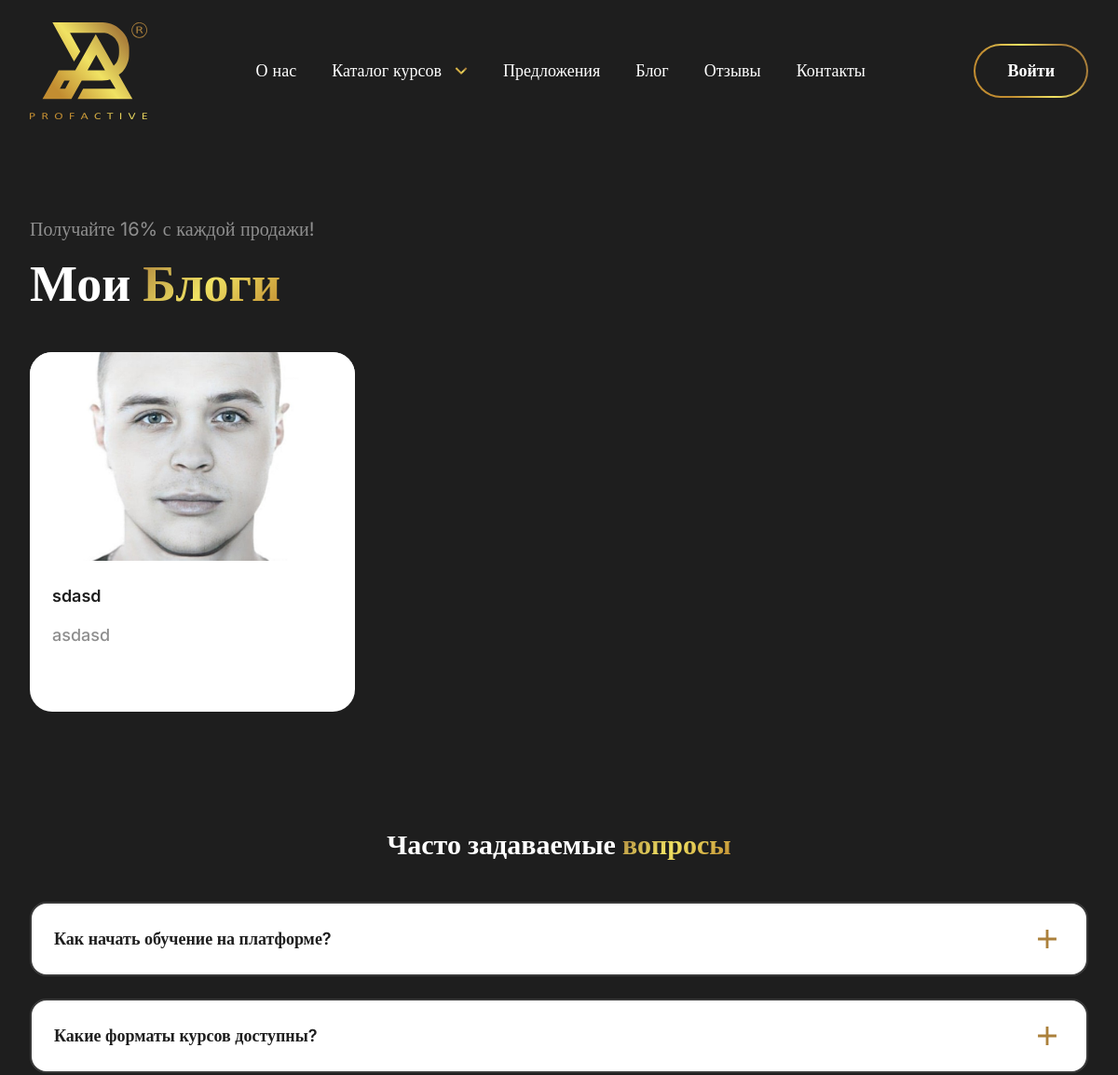
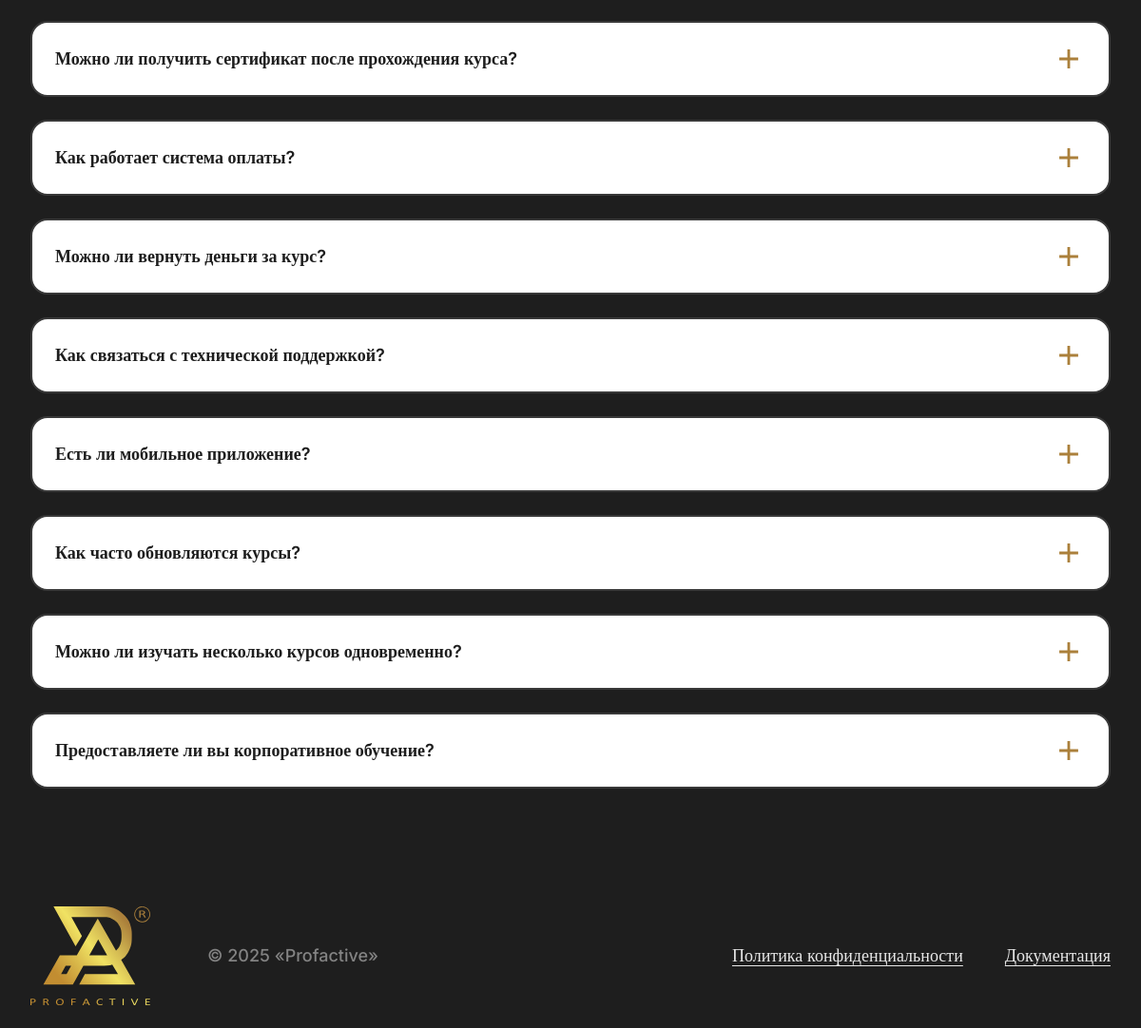
Screenshot of /blog/ with the database file from the repository (2 pictures, top to bottom).
### apps/website/models.py (models this page shows, shortened)
class Blog(models.Model):
    title = models.CharField(
        max_length=200,
        verbose_name="Заголовок",
        help_text="Заголовок блога"
    )
    description = models.TextField(
        verbose_name="Описание",
        help_text="Описание блога"
    )
    image = models.ImageField(
        upload_to='blog/',
        verbose_name="Изображение",
        help_text="Изображение для блога"
    )
    is_active = models.BooleanField(
        default=True,
        verbose_name="Активен",
        help_text="Активен ли блог"
    )
    created_at = models.DateTimeField(
        auto_now_add=True,
        verbose_name="Дата создания"
    )
    updated_at = models.DateTimeField(
        auto_now=True,
        verbose_name="Дата обновления"
    )
    class Meta:
        verbose_name = "Блог"
        verbose_name_plural = "3. Блоги"
        ordering = ['-created_at']

class FAQ(models.Model):
    question = models.CharField(
        max_length=500,
        verbose_name="Вопрос",
        help_text="FAQ вопрос"
    )
    answer = models.TextField(
        verbose_name="Ответ",
        help_text="FAQ ответ"
    )
    category = models.CharField(
        max_length=100,
        verbose_name="Категория",
        help_text="FAQ категория",
        blank=True,
        null=True
    )
    is_active = models.BooleanField(
        default=True,
        verbose_name="Активен",
        help_text="Активен ли FAQ"
    )
    order = models.PositiveIntegerField(
        default=0,
        verbose_name="Порядок",
        help_text="Порядок отображения"
    )
    created_at = models.DateTimeField(
        auto_now_add=True,
        verbose_name="Дата создания"
    )
    updated_at = models.DateTimeField(
        auto_now=True,
        verbose_name="Дата обновления"
    )
    class Meta:
        verbose_name = "FAQ"
        verbose_name_plural = "1. FAQ"
        ordering = ['order', 'created_at']

### apps/website/views.py (the view)
# urls.py: path('blog/', views.blog, name='blog'),
def blog(request):
    blogs = Blog.objects.filter(is_active=True).order_by('-created_at')
    context = {
        'blogs': blogs,
    }
    return render(request, 'blog.html', context)

### apps/website/context_processors.py (called while the page is built)
def faq_context(request):
    return {
        'faqs': FAQ.objects.filter(is_active=True).order_by('order', 'created_at')
    }

### templates/blog.html (shortened to what this page needs)
{% extends 'base.html' %}
{% load static %}
{% block content %}
<section class="mb-12 md:mb-20 lg:mb-31 lg:pt-20">
  <div>
    <div class="mb-5 md:mb-8 lg:mb-11" data-aos="fade-up">
      <p class="text-white/50 lg:text-xl mb-3.5">
        Получайте 16% с каждой продажи! </p>
      <h2 class=" text-2xl md:text-4xl lg:text-[54px]">
        Мои
        <span class="text-gradient-display"> Блоги</span>
      </h2>
    </div>
    <div x-data="showMore(6)">
      <div
        class="grid sm:grid-cols-2 lg:grid-cols-3 gap-5 md:gap-8 lg:gap-11 mb-6 md:mb-9 lg:mb-13.5 font-semibold" data-aos="fade-up" data-aos-delay="200">
        {% for blog in blogs %}
        <div class="group bg-white rounded-3xl overflow-hidden" data-aos="fade-up" data-aos-delay="{% cycle '300' '400' '500' '600' '700' '800' %}">
          <div class="h-40 md:h-56 w-full relative overflow-hidden">
            {% if blog.image and blog.image.url %}
            <img class="relative z-0 size-full object-cover transition duration-200 group-hover:scale-105"
              src="{{ blog.image.url }}" alt="{{ blog.title }}">
            {% endif %}
          </div>
          <div class="p-4 lg:p-6">
            <h4 class="text-primary text-lg lg:text-basic-23/8.75 mb-2 md:mb-3.5 break-words">
              {{ blog.title }}
            </h4>
            <p class="text-primary/50 lg:text-lg/7 mb-5 md:mb-8 lg:mb-11 font-medium break-words">
              {{ blog.description|truncatewords:20 }}
            </p>
          </div>
        </div>
        {% empty %}
        <div class="col-span-full text-center py-20">
          <p class="text-white/50 text-xl">Пока нет блогов</p>
        </div>
        {% endfor %}
      </div>
    </div>
  </div>
</section>
{% endblock %}

### templates/components/faq_component.html (shortened to what this page needs)
<section class="mt-6 mb-12 md:mb-20 lg:mb-31" id="faq-section" data-aos="fade-up">
  <div class="container-base">
    <h2 class="text-2xl md:text-3xl lg:text-basic-40 md:text-center mb-5 md:mb-8 lg:mb-11" data-aos="fade-up" data-aos-delay="100">
      Часто задаваемые
      <span class="text-gradient-display">вопросы</span>
    </h2>
    <div class="font-semibold space-y-4 lg:space-y-6" data-aos="fade-up" data-aos-delay="200">
      {% if faqs %}
        {% for faq in faqs %}
          <div x-data="{ open: false }" class="w-full" data-aos="fade-up" data-aos-delay="{{ forloop.counter0|add:300 }}">
            <button @click="open = !open"
              class="text-left bg-white w-full flex items-center justify-between border-2 border-brand-gray-700 rounded-[18px] py-3 lg:py-5 px-4 lg:px-6">
              <span class="text-lg/5 lg:text-basic-23/8.5 text-primary">
                {{ faq.question }}
              </span>
              <div class="p-2">
                <svg :class="open ? 'rotate-45' : ''" class="transition-transform duration-300" width="20" height="20"
                  viewBox="0 0 20 20" fill="none" xmlns="http://www.w3.org/2000/svg">
                  <path
                    d="M8.58325 8.5835V0.0834961H11.4166V8.5835H19.9166V11.4168H11.4166V19.9168H8.58325V11.4168H0.083252V8.5835H8.58325Z"
                    fill="#AB803B" />
                </svg>
              </div>
            </button>
          </div>
        {% endfor %}
      {% else %}
        <div class="text-center py-12">
          <div class="text-primary/50 text-lg">
            Пока нет вопросов
          </div>
        </div>
      {% endif %}
    </div>
  </div>
</section>

### templates/blog.html (style rules this page uses)
.text-gradient-display { background: linear-gradient(135deg, #AB803B 0%, #CDB14F 23.53%, #F0E263 49.02%, #D9B84A 73.33%, #C28D31 100%); -webkit-background-clip: text; -webkit-text-fill-color: transparent; background-clip: text; }

### rows the page displays
Blog: image (picture), title "sdasd", description "asdasd"
FAQ: question "Как начать обучение на платформе?"
FAQ: question "Какие форматы курсов доступны?"
FAQ: question "Можно ли получить сертификат после прохождения курса?"
FAQ: question "Как работает система оплаты?"
FAQ: question "Можно ли вернуть деньги за курс?"
FAQ: question "Как связаться с технической поддержкой?"
FAQ: question "Есть ли мобильное приложение?"
FAQ: question "Как часто обновляются курсы?"
FAQ: question "Можно ли изучать несколько курсов одновременно?"
FAQ: question "Предоставляете ли вы корпоративное обучение?"
